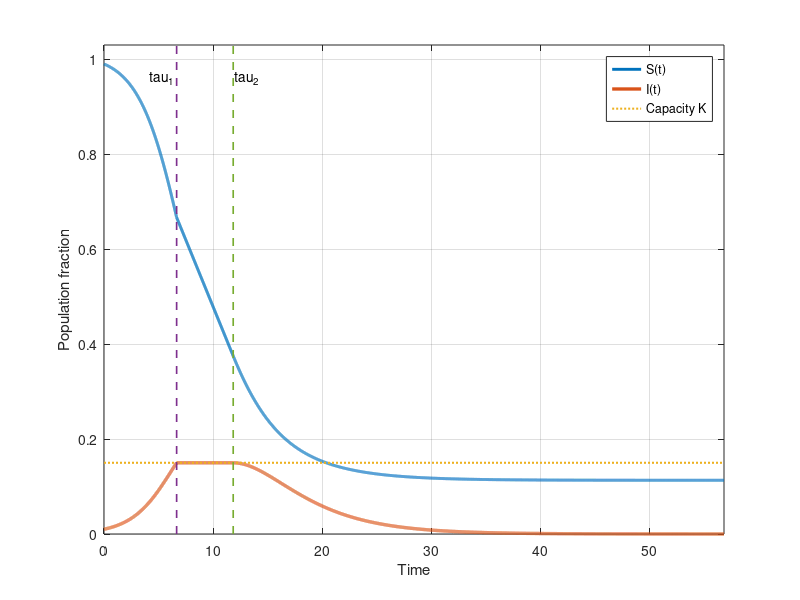

Here is the MATLAB script that generated this plot:
function Figure_2_state_time_series
% Figure 2: state trajectories under the exact optimal policy.

beta1_bar = 1.0;
q = 0.8;
beta2_bar = q * beta1_bar;
gamma = 0.3;
S0 = 0.99;
I0 = 0.01;
K = 0.15;
S_h = gamma / beta2_bar;
I_lf = @(S) I0 + q .* (S0 - S) + (gamma / beta1_bar) .* log(S ./ S0);
S1 = fzero(@(S) I_lf(S) - K, [S_h, S0]);

rhs = @(t,y) [-beta1_bar*y(1)*y(2); beta2_bar*y(1)*y(2)-gamma*y(2)];
opts = odeset('RelTol',1e-10,'AbsTol',1e-12,'MaxStep',0.02,'Events',@(t,y) cap_event(t,y,K));
[t_pre,y_pre,te,~,~] = ode45(rhs,[0 200],[S0;I0],opts);
tau1 = te(1);
tau2 = tau1 + q * (S1 - S_h) / (gamma * K);

n2 = 260;
t_bnd = linspace(tau1,tau2,n2)';
S_bnd = S1 - (gamma*K/q).*(t_bnd-tau1);
I_bnd = K*ones(size(t_bnd));

opts3 = odeset('RelTol',1e-10,'AbsTol',1e-12,'MaxStep',0.03);
[t_post,y_post] = ode45(rhs,[tau2 tau2+45],[S_h;K],opts3);

t = [t_pre; t_bnd(2:end); t_post(2:end)];
S = [y_pre(:,1); S_bnd(2:end); y_post(2:end,1)];
I = [y_pre(:,2); I_bnd(2:end); y_post(2:end,2)];

figure('Color','w','Position',[100 100 920 590]);
plot(t,S,'LineWidth',2.1); hold on;
plot(t,I,'LineWidth',2.4);
plot([0,t(end)],[K,K],':','LineWidth',1.5);
yl = [0 1.03];
plot([tau1,tau1],yl,'--','LineWidth',1.2);
plot([tau2,tau2],yl,'--','LineWidth',1.2);
text(tau1-0.3,0.96,'tau_1','HorizontalAlignment','right');
text(tau2+0.1,0.96,'tau_2','HorizontalAlignment','left');
xlabel('Time'); ylabel('Population fraction');
xlim([0,t(end)]); ylim(yl); grid on; box on;
legend({'S(t)','I(t)','Capacity K'},'Location','northeast');

out = fullfile(fileparts(mfilename('fullpath')), '..', 'figures', 'Figure_2_state_time_series.jpg');
print(gcf,out,'-djpeg','-r300');
fprintf('tau1=%.8f, tau2=%.8f\n',tau1,tau2);
fprintf('Saved %s\n',out);
end

function [value,isterminal,direction] = cap_event(~,y,K)
value = y(2)-K;
isterminal = 1;
direction = 1;
end
